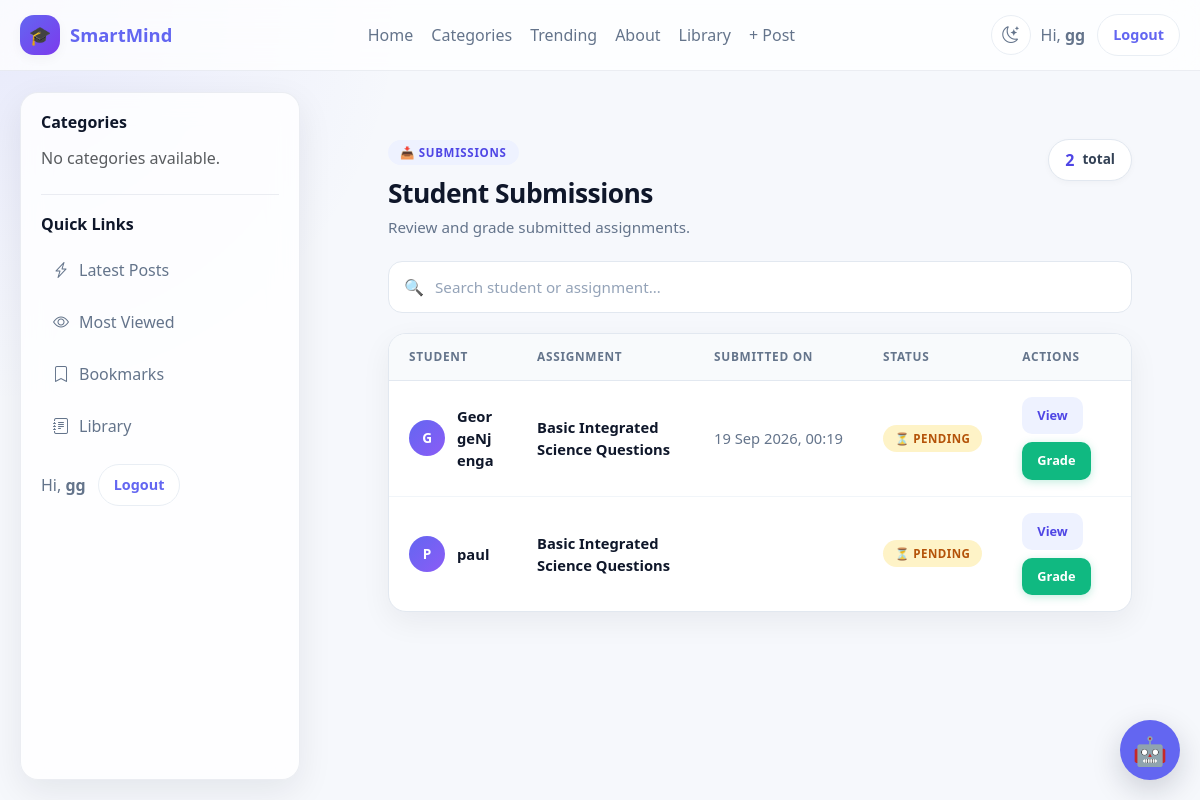
/assignments/dashboard/submissions/ (signed in), run on the app's committed database.
### accounts/models.py (models this page shows, shortened)
class User(AbstractUser):
    ROLE_CHOICES = [
        ("school_admin", "School Admin"),
        ("teacher", "Teacher"),
        ("student", "Student"),
        ("parent", "Parent"),
    ]
    role = models.CharField(
        max_length=20,
        choices=ROLE_CHOICES,
        default="student",
        db_index=True,
    )
    school = models.ForeignKey(
        "schools.School",
        on_delete=models.CASCADE,
        related_name="users",
        null=True,
        blank=True,
    )
    school_class = models.ForeignKey(
        "schools.SchoolClass",
        on_delete=models.SET_NULL,
        related_name="students",
        null=True,
        blank=True,
    )
    teacher_role = models.ForeignKey(
        "TeacherRole",
        on_delete=models.SET_NULL,
        null=True,
        blank=True,
        related_name="teachers",
    )
    admission_number = models.CharField(
        max_length=30,
        unique=True,
        blank=True,
        null=True,
        db_index=True,
    )
    employee_number = models.CharField(
        max_length=30,
        unique=True,
        blank=True,
        null=True,
        db_index=True,
    )
    tsc_number = models.CharField(
        max_length=30,
        blank=True,
        null=True,
    )
    phone_number = models.CharField(max_length=20, blank=True)
    profile_picture = models.ImageField(upload_to="profiles/", blank=True, null=True)
    date_of_birth = models.DateField(blank=True, null=True)
    is_verified = models.BooleanField(default=False)
    created_at = models.DateTimeField(default=timezone.now)
    updated_at = models.DateTimeField(auto_now=True)

### assignments/models.py (models this page shows, shortened)
class Submission(models.Model):
    assignment = models.ForeignKey(
        Assignment,
        on_delete=models.CASCADE,
        related_name='submissions'
    )
    student = models.ForeignKey(
        'accounts.User',
        on_delete=models.CASCADE,
        related_name='submissions'
    )
    content = CKEditor5Field(
        'Submission',
        config_name='extends',
        blank=True,
        null=True
    )
    file = models.FileField(
    storage=SubmissionStorage(),
    upload_to="",
    blank=True,
    null=True,
)
    is_submitted = models.BooleanField(default=False)
    submitted_at = models.DateTimeField(
    blank=True,
    null=True
)
    marks = models.FloatField(null=True, blank=True)
    feedback = CKEditor5Field(
        'Feedback',
        config_name='extends',
        blank=True,
        null=True
    )
    graded = models.BooleanField(default=False)
    class Meta:
        unique_together = ('assignment', 'student')
        ordering = ['-submitted_at']
        indexes = [
            models.Index(fields=["student"]),
            models.Index(fields=["assignment"]),
        ]

class Assignment(models.Model):
    ASSIGNMENT_TYPES = (
        ('essay', 'Essay / Written'),
        ('quiz', 'Multiple Choice Quiz'),
        ('mixed', 'Mixed'),
    )
    title = models.CharField(max_length=200)
    description = CKEditor5Field("Description", config_name="default")
    teacher = models.ForeignKey(
        'accounts.User',
        on_delete=models.CASCADE,
        related_name="created_assignments"
    )
    from .storage import AssignmentStorage
    attachment = models.FileField(
        storage=AssignmentStorage(),
        upload_to="",
        blank=True,
        null=True,
    )
    school_class = models.ForeignKey(
        'schools.SchoolClass',
        on_delete=models.CASCADE,
        related_name="assignments",
    )
    subject = models.ForeignKey(
        "Subject",
        on_delete=models.CASCADE,
        related_name="assignments"
    )
    assignment_type = models.CharField(
        max_length=20,
        choices=ASSIGNMENT_TYPES,
        default='essay'
    )
    due_date = models.DateTimeField()
    total_marks = models.FloatField(default=100)
    duration_minutes = models.IntegerField(null=True, blank=True)
    is_timed = models.BooleanField(default=False)
    created_at = models.DateTimeField(auto_now_add=True)
    class Meta:
        ordering = ['-created_at']
        indexes = [
            models.Index(fields=["school_class"]),
            models.Index(fields=["subject"]),
            models.Index(fields=["teacher"]),
            models.Index(fields=["due_date"]),
        ]

### assignments/views.py (the view)
# urls.py: path("dashboard/submissions/", views.submission_list, name="submission_list"),
@login_required
def submission_list(request):
    if request.user.role != "teacher":
        return HttpResponseForbidden()
    submissions = Submission.objects.filter(
        assignment__teacher=request.user
    ).select_related(
        "student",
        "assignment"
    )
    return render(request, "submission_list.html", {
        "submissions": submissions
    })

### assignments/templates/submission_list.html (shortened to what this page needs)
{% extends "base.html" %}
{% load static %}
{% block content %}
<div class="sl-wrap">
  <div class="sl-inner">
    <div class="sl-header">
      <div class="sl-header-left">
        <span class="sl-eyebrow">📥 Submissions</span>
        <h1>Student Submissions</h1>
        <p>Review and grade submitted assignments.</p>
      </div>
      <div class="sl-count">
        <span class="sl-count-num">{{ submissions|length }}</span>
        <span>total</span>
      </div>
    </div>
    <div class="sl-search">
      <span class="sl-search-icon" aria-hidden="true">🔍</span>
      <input
        type="text"
        id="search"
        placeholder="Search student or assignment…"
        autocomplete="off"
        aria-label="Search submissions">
    </div>
    <div class="sl-card">
      <table class="sl-table" id="submissionTable">
        <thead>
          <tr>
            <th>Student</th>
            <th>Assignment</th>
            <th>Submitted On</th>
            <th>Status</th>
            <th>Actions</th>
          </tr>
        </thead>
        <tbody>
          {% for submission in submissions %}
            <tr>
              <td>
                <div class="sl-student">
                  <div class="sl-avatar" aria-hidden="true">
                    {{ submission.student.get_full_name|default:submission.student.username|slice:":1"|upper }}
                  </div>
                  <span class="sl-student-name">
                    {{ submission.student.get_full_name|default:submission.student.username }}
                  </span>
                </div>
              </td>
              <td>
                <span class="sl-assignment">{{ submission.assignment.title }}</span>
              </td>
              <td>
                <span class="sl-date">
                  {{ submission.submitted_at|date:"d M Y, H:i" }}
                </span>
              </td>
              <td>
                {% if submission.graded %}
                  <span class="sl-badge graded">✓ Graded</span>
                {% else %}
                  <span class="sl-badge pending">⏳ Pending</span>
                {% endif %}
              </td>
              <td>
                <div class="sl-actions">
                  <a href="{% url 'submission_detail' submission.id %}"
                     class="sl-btn sl-btn-view">
                    View
                  </a>
                  <a href="{% url 'grade_submission' submission.id %}"
                     class="sl-btn sl-btn-grade">
                    Grade
                  </a>
                </div>
              </td>
            </tr>
          {% endfor %}
        </tbody>
      </table>
    </div>
  </div>
</div>
{% endblock %}

### blog/templates/base.html (shortened to what this page needs)
{% load static %}
<!DOCTYPE html>
<html lang="en" data-theme="light">
<head>
    <link href="https://cdn.jsdelivr.net/npm/bootstrap@5.3.7/dist/css/bootstrap.min.css" rel="stylesheet">
    <link rel="stylesheet" href="https://cdn.jsdelivr.net/npm/bootstrap-icons@1.11.3/font/bootstrap-icons.min.css">
    <link rel="stylesheet" href="{% static 'smartmind_ai/chatbot.css' %}">
    <link rel="stylesheet" href="{% static 'django_ckeditor_5/dist/styles.css' %}">
</head>
<body>
<div class="site-shell">
    <header class="site-navbar">
        <div class="nav-inner">
            <a href="{% url 'dashboard' %}" class="brand">
                <span class="brand-badge">🎓</span>
                <span>SmartMind</span>
            </a>
            <nav class="nav-links" aria-label="Main navigation">
                {% if user.is_authenticated %}
                    <a href="{% url 'dashboard' %}">Home</a>
                {% else %}
                    <a href="{% url 'blog:home' %}">Home</a>
                {% endif %}
                <a href="#">Categories</a>
                <a href="#">Trending</a>
                <a href="#">About</a>
                <a href="{% url 'library:home' %}">Library</a>
                {% if user.is_authenticated %}
                    {% if user.is_superuser or user.role == "school_admin" or user.role == "teacher" %}
                        <a href="{% url 'blog:add_post' %}">+ Post</a>
                    {% endif %}
                {% endif %}
            </nav>
            <div class="nav-actions">
                <button type="button"
                        class="theme-toggle"
                        id="themeToggle"
                        aria-label="Toggle dark mode"
                        title="Toggle light / dark theme">
                    <i class="bi bi-moon-stars icon-moon"></i>
                </button>
                <div class="user-box">
                    {% if user.is_authenticated %}
                        <span>Hi, <strong>{{ user.username }}</strong></span>
                        <form action="{% url 'logout' %}" method="post" class="m-0">
                            <button type="submit" class="btn-pill">Logout</button>
                        </form>
                    {% else %}
                        <a href="{% url 'login' %}" class="btn-pill">Login</a>
                    {% endif %}
                </div>
            </div>
        </div>
    </header>
    <div class="layout">
        <aside class="sidebar d-none d-lg-block">
            <div class="sidebar-section">
                <h3>Categories</h3>
                <div class="sidebar-links">
                    {% for category in categories %}
                        <a href="{% url 'blog:category_post' category.slug %}">
                            <i class="bi bi-folder2"></i>
                            <span>{{ category.name }}</span>
                        </a>
                    {% empty %}
                        <p class="text-muted mb-0">No categories available.</p>
                    {% endfor %}
                </div>
            </div>
            <div class="sidebar-section">
                <h3>Quick Links</h3>
                <div class="sidebar-links">
                    <a href="#"><i class="bi bi-lightning-charge"></i><span>Latest Posts</span></a>
                    <a href="#"><i class="bi bi-eye"></i><span>Most Viewed</span></a>
                    <a href="#"><i class="bi bi-bookmark"></i><span>Bookmarks</span></a>
                    <a href="{% url 'library:home' %}"><i class="bi bi-journal-text"></i><span>Library</span></a>
                </div>
                <div class="user-box mt-3">
                    {% if user.is_authenticated %}
                        <span>Hi, <strong>{{ user.username }}</strong></span>
                        <form action="{% url 'logout' %}" method="post" class="m-0">
                            <button type="submit" class="btn-pill">Logout</button>
                        </form>
                    {% else %}
                        <a href="{% url 'login' %}" class="btn-pill">Login</a>
                    {% endif %}
                </div>
            </div>
        </aside>
        <main>
            <div class="content-wrap">
                {% block content %}{% endblock %}
            </div>
        </main>
    </div>
</div>
{% include "smartmind_ai/chatbot.html" %}
</body>
</html>

### blog/templates/base.html (style rules this page uses)
:root, [data-theme="light"] { --bg: #f6f8fc; --surface: rgba(255, 255, 255, 0.82); --surface-solid: #ffffff; --surface-alt: #f8fafc; --text: #0f172a; --muted: #64748b; --primary: #6366f1; --primary-2: #4f46e5; --primary-soft: #eef2ff; --border: rgba(148, 163, 184, 0.18); --border-solid: #e9eef4; --shadow: 0 12px 35px rgba(15, 23, 42, 0.08); --shadow-sm: 0 4px 12px rgba(15, 23, 42, 0.04); --navbar-bg: rgba(255, 255, 255, 0.76); --radius: 18px; --navbar-h: 72px; --sidebar-w: 280px; --layout-pad: 20px; --ease: cubic-bezier(.4, 0, .2, 1); }
* { box-sizing: border-box; }
html { scroll-behavior: smooth; }
body { margin: 0; font-family: system-ui, -apple-system, BlinkMacSystemFont, "Segoe UI", sans-serif; background: radial-gradient(circle at top left, rgba(99, 102, 241, 0.10), transparent 28%), linear-gradient(180deg, var(--bg) 0%, var(--bg) 100%); color: var(--text); overflow-x: hidden; transition: background-color .3s var(--ease), color .3s var(--ease); }
a { text-decoration: none; }
.site-shell { min-height: 100vh; display: flex; flex-direction: column; }
.site-navbar { position: sticky; top: 0; z-index: 1030; backdrop-filter: blur(16px); -webkit-backdrop-filter: blur(16px); background: var(--navbar-bg); border-bottom: 1px solid var(--border); transition: background-color .3s var(--ease), border-color .3s var(--ease); }
.nav-inner { max-width: 1400px; margin: 0 auto; padding: 14px 20px; display: flex; align-items: center; justify-content: space-between; gap: 16px; }
.brand { display: flex; align-items: center; gap: 10px; font-weight: 800; color: var(--primary); font-size: 1.15rem; white-space: nowrap; }
.brand-badge { width: 40px; height: 40px; display: grid; place-items: center; border-radius: 14px; background: linear-gradient(135deg, var(--primary), #7c3aed); color: #fff; box-shadow: var(--shadow-sm); }
.nav-links { display: flex; align-items: center; gap: 18px; flex-wrap: wrap; }
.nav-links a { color: var(--muted); font-weight: 500; transition: color 0.2s ease; }
.nav-actions { display: flex; align-items: center; gap: 10px; }
.user-box { display: flex; align-items: center; gap: 12px; color: var(--muted); }
.btn-pill { border: 1px solid var(--border-solid); background: var(--surface-solid); color: var(--primary); padding: 9px 15px; border-radius: 999px; font-weight: 600; transition: all 0.2s var(--ease); font-size: .9rem; }
.theme-toggle { width: 40px; height: 40px; border-radius: 50%; border: 1px solid var(--border-solid); background: var(--surface-solid); color: var(--muted); cursor: pointer; display: inline-flex; align-items: center; justify-content: center; font-size: 1.05rem; transition: all .2s var(--ease); -webkit-tap-highlight-color: transparent; flex-shrink: 0; padding: 0; }
.theme-toggle .icon-moon { display: inline; }
.layout { display: flex; align-items: flex-start; width: 100%; padding: var(--layout-pad); flex: 1; }
.sidebar { position: fixed; top: calc(var(--navbar-h) + var(--layout-pad)); left: var(--layout-pad); width: var(--sidebar-w); height: calc(100vh - var(--navbar-h) - (var(--layout-pad) * 2)); overflow-y: auto; background: var(--surface); backdrop-filter: blur(14px); -webkit-backdrop-filter: blur(14px); border: 1px solid var(--border); border-radius: var(--radius); box-shadow: var(--shadow); padding: 20px; transition: background-color .3s var(--ease), border-color .3s var(--ease), box-shadow .3s var(--ease); }
.sidebar-section + .sidebar-section { margin-top: 24px; padding-top: 20px; border-top: 1px solid var(--border); }
.sidebar h3 { margin: 0 0 14px; font-size: 1rem; font-weight: 700; color: var(--text); }
.sidebar-links { display: grid; gap: 8px; }
.sidebar-links a { display: flex; align-items: center; gap: 10px; padding: 10px 12px; border-radius: 12px; color: var(--muted); transition: background 0.2s ease, color 0.2s ease, transform 0.2s ease; }
main { flex: 1; margin-left: calc(var(--sidebar-w) + var(--layout-pad) + 20px); min-width: 0; padding: 0; }
.content-wrap { background: transparent; min-width: 0; }

### data on the page
User: username "gg"
Submission: student.get_full_name "G", student.get_full_name "GeorgeNjenga", assignment "Basic Integrated Science Questions", submitted_at "19 Sep 2026, 00:19", graded "⏳ PENDING"
Submission: student.get_full_name "P", student.get_full_name "paul", assignment "Basic Integrated Science Questions", graded "⏳ PENDING"

### other printed values
{{ submissions|length }} "2"
